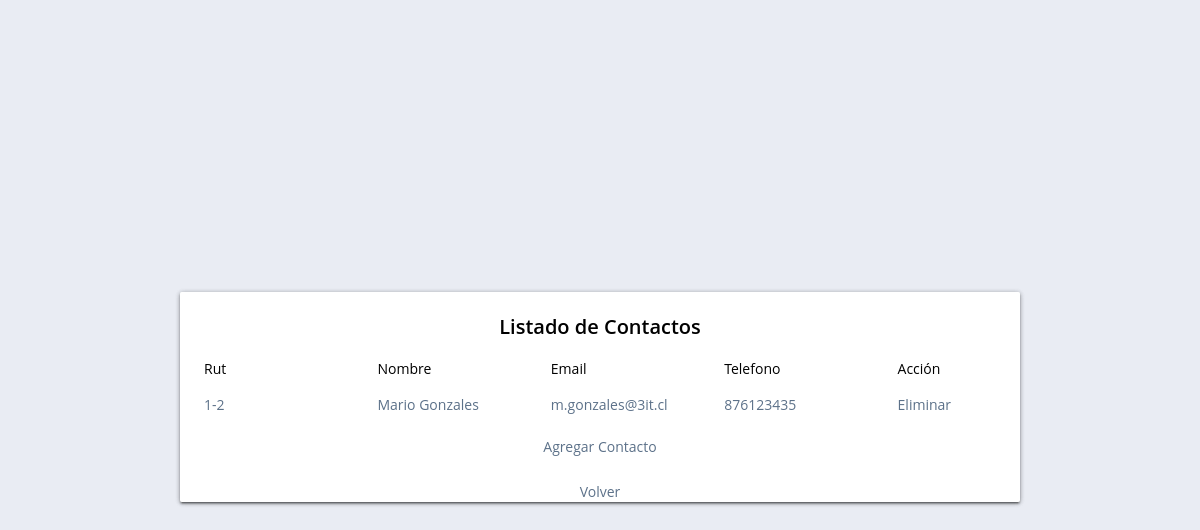
Screenshot of /paginas/agregarContacto.php (signed in) with the database file from the repository.
### tables this page shows
CREATE TABLE `Contacto` (
  `rutContacto` varchar(10) NOT NULL DEFAULT '',
  `nombreContacto` varchar(30) NOT NULL DEFAULT '',
  `emailContacto` varchar(45) NOT NULL DEFAULT '',
  `telefonoContacto` varchar(15) NOT NULL DEFAULT '',
  `codigoEmpresa` int(11) unsigned NOT NULL,
  PRIMARY KEY (`rutContacto`),
  KEY `ContactoEmpresa` (`codigoEmpresa`),
  CONSTRAINT `ContactoEmpresa` FOREIGN KEY (`codigoEmpresa`) REFERENCES `Usuario` (`codigo`)
);

### paginas/agregarContacto.php (called while the page is built, shortened)
<?php
include_once '../dao/ContactoDaoImp.php';
include_once '../dto/Contacto.php';
include_once './ventanaContactos.php';

### dao/ContactoDaoImp.php (called while the page is built, shortened)
<?php
include_once '../dto/Contacto.php';
class ContactoDaoImp implements ContactoDao{
    public function listarPorCodigoEmpresa($codigoEmpresa) {
        try {
            $lista = new ArrayObject();
            $pdo = new clasePDO();
            $stmt= $pdo->prepare("select * from contacto where codigoEmpresa =?");
            $stmt->bindValue(1, $codigoEmpresa);
            $stmt->execute();
            $resultado= $stmt->fetchAll();
            foreach ($resultado as $value) {
                $contacto = new Contacto();
                $contacto->setRut($value["rutContacto"]);
                $contacto->setNombre($value["nombreContacto"]);
                $contacto->setEmail($value["emailContacto"]);
                $contacto->setTelefono($value["telefonoContacto"]);
                $lista->append($contacto);
            }
        } catch (Exception $exc) {
            echo "Error dao al listar contactos ".$exc->getMessage();
        }
        return $lista;
    }
}

### dto/Contacto.php (called while the page is built, shortened)
<?php
class Contacto {
    private $rut;
    private $nombre;
    private $email;
    private $telefono;
    function getRut() {
        return $this->rut;
    }
    function getNombre() {
        return $this->nombre;
    }
    function getEmail() {
        return $this->email;
    }
    function getTelefono() {
        return $this->telefono;
    }
    function setRut($rut) {
        $this->rut = $rut;
    }
    function setNombre($nombre) {
        $this->nombre = $nombre;
    }
    function setEmail($email) {
        $this->email = $email;
    }
    function setTelefono($telefono) {
        $this->telefono = $telefono;
    }
}

### paginas/ventanaContactos.php (the view, shortened to what this page needs)
<?php
include_once '../dto/Contacto.php';
include_once '../dao/ContactoDaoImp.php';
$usuario = $_SESSION["usuario"];
$codigo = $usuario->getCodigo();
$conDao = new ContactoDaoImp();
$listaContactos = $conDao->listarPorCodigoEmpresa($codigo);
?>
<!DOCTYPE html>
<html>
    <head>
        <link rel="stylesheet" href="../static/css/postulacion.css" type="text/css"/>
    </head>
    <body>
        <main role="main">
            <section class="container">
                <div class="row mb0 center-align relative full">
                    <div class="center">
                        <div class="card">
                            <div class="card-panel pad0">
                                <div class="card-content pad24">
                                    <div class="mb20"><h3 class="medium title black-text ">Listado de Contactos</h3></div>
                                    <div class="grid-wrapper text_left">
                                        <div class="black-text">Rut</div>
                                        <div class="black-text">Nombre</div>
                                        <div class="black-text">Email</div>
                                        <div class="black-text">Telefono</div>
                                        <div class="black-text">Acción</div>
                                        <?php foreach ($listaContactos as $value) { ?>
                                            <div> <?php echo $value->getRut(); ?> </div>
                                            <div> <?php echo $value->getNombre(); ?> </div>
                                            <div> <?php echo $value->getEmail(); ?> </div>
                                            <div> <?php echo $value->getTelefono(); ?> </div>
                                            <div><a href="eliminarContacto.php?rut=<?php echo $value->getRut() ?>">Eliminar</a></div>
                                        <?php } ?>
                                    </div>
                                    <br
                                        <div><a href="ventanaAgregarContacto.php">Agregar Contacto</a></div>
                                    <a href=../login/volver.php>Volver</a> <br>
                                </div>
                            </div>
                        </div>
                    </div>
            </section>
        </main>
    </body>
</html>

### paginas/ventanaContactos.php (style rules this page uses)
.grid-wrapper { display: grid; grid-template-columns: 20% 20% 20% 20% 20%; grid-gap: 15px; }

### rows the page displays
contacto: rutContacto "1-2", nombreContacto "Mario Gonzales", emailContacto "m.gonzales@3it.cl", telefonoContacto "876123435"
